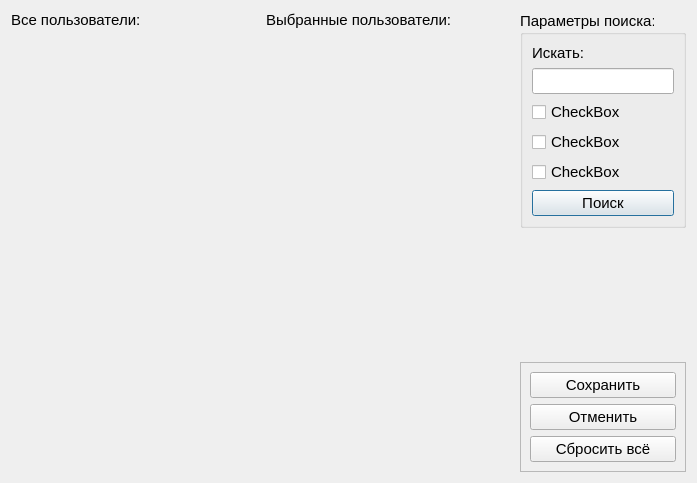
<?xml version="1.0" encoding="UTF-8"?>
<ui version="4.0">
 <class>UsersSelectionDialog</class>
 <widget class="QDialog" name="UsersSelectionDialog">
  <property name="geometry">
   <rect>
    <x>0</x>
    <y>0</y>
    <width>697</width>
    <height>483</height>
   </rect>
  </property>
  <property name="windowTitle">
   <string>Dialog</string>
  </property>
  <layout class="QGridLayout" name="gridLayout">
   <item row="0" column="0">
    <widget class="QLabel" name="label">
     <property name="sizePolicy">
      <sizepolicy hsizetype="Preferred" vsizetype="Maximum">
       <horstretch>1</horstretch>
       <verstretch>0</verstretch>
      </sizepolicy>
     </property>
     <property name="font">
      <font>
       <pointsize>11</pointsize>
      </font>
     </property>
     <property name="text">
      <string>Все пользователи:</string>
     </property>
    </widget>
   </item>
   <item row="0" column="1">
    <widget class="QLabel" name="label_2">
     <property name="sizePolicy">
      <sizepolicy hsizetype="Preferred" vsizetype="Maximum">
       <horstretch>1</horstretch>
       <verstretch>0</verstretch>
      </sizepolicy>
     </property>
     <property name="font">
      <font>
       <pointsize>11</pointsize>
      </font>
     </property>
     <property name="text">
      <string>Выбранные пользователи:</string>
     </property>
    </widget>
   </item>
   <item row="0" column="2" rowspan="2">
    <widget class="QGroupBox" name="groupBox">
     <property name="sizePolicy">
      <sizepolicy hsizetype="Fixed" vsizetype="Fixed">
       <horstretch>0</horstretch>
       <verstretch>0</verstretch>
      </sizepolicy>
     </property>
     <property name="font">
      <font>
       <pointsize>11</pointsize>
      </font>
     </property>
     <property name="title">
      <string>Параметры поиска:</string>
     </property>
     <layout class="QVBoxLayout" name="verticalLayout_2">
      <item>
       <widget class="QLabel" name="label_3">
        <property name="text">
         <string>Искать:</string>
        </property>
       </widget>
      </item>
      <item>
       <widget class="QLineEdit" name="lineEdit"/>
      </item>
      <item>
       <widget class="QCheckBox" name="checkBox">
        <property name="text">
         <string>CheckBox</string>
        </property>
       </widget>
      </item>
      <item>
       <widget class="QCheckBox" name="checkBox_2">
        <property name="text">
         <string>CheckBox</string>
        </property>
       </widget>
      </item>
      <item>
       <widget class="QCheckBox" name="checkBox_3">
        <property name="text">
         <string>CheckBox</string>
        </property>
       </widget>
      </item>
      <item>
       <widget class="QPushButton" name="pushButton_4">
        <property name="text">
         <string>Поиск</string>
        </property>
       </widget>
      </item>
     </layout>
    </widget>
   </item>
   <item row="2" column="2">
    <spacer name="verticalSpacer">
     <property name="orientation">
      <enum>Qt::Vertical</enum>
     </property>
     <property name="sizeHint" stdset="0">
      <size>
       <width>20</width>
       <height>123</height>
      </size>
     </property>
    </spacer>
   </item>
   <item row="3" column="2">
    <widget class="QFrame" name="frame">
     <property name="font">
      <font>
       <pointsize>11</pointsize>
      </font>
     </property>
     <property name="frameShape">
      <enum>QFrame::StyledPanel</enum>
     </property>
     <property name="frameShadow">
      <enum>QFrame::Raised</enum>
     </property>
     <layout class="QVBoxLayout" name="verticalLayout">
      <item>
       <widget class="QPushButton" name="pushButton">
        <property name="text">
         <string>Сохранить</string>
        </property>
       </widget>
      </item>
      <item>
       <widget class="QPushButton" name="pushButton_2">
        <property name="text">
         <string>Отменить</string>
        </property>
       </widget>
      </item>
      <item>
       <widget class="QPushButton" name="pushButton_3">
        <property name="text">
         <string>Сбросить всё</string>
        </property>
       </widget>
      </item>
     </layout>
    </widget>
   </item>
   <item row="1" column="0" rowspan="3">
    <widget class="QWidget" name="widget" native="true">
     <property name="sizePolicy">
      <sizepolicy hsizetype="Preferred" vsizetype="Preferred">
       <horstretch>1</horstretch>
       <verstretch>0</verstretch>
      </sizepolicy>
     </property>
     <property name="font">
      <font>
       <pointsize>11</pointsize>
      </font>
     </property>
    </widget>
   </item>
   <item row="1" column="1" rowspan="3">
    <widget class="QWidget" name="widget_2" native="true">
     <property name="sizePolicy">
      <sizepolicy hsizetype="Preferred" vsizetype="Preferred">
       <horstretch>1</horstretch>
       <verstretch>0</verstretch>
      </sizepolicy>
     </property>
     <property name="font">
      <font>
       <pointsize>11</pointsize>
      </font>
     </property>
    </widget>
   </item>
  </layout>
 </widget>
 <resources/>
 <connections/>
</ui>
